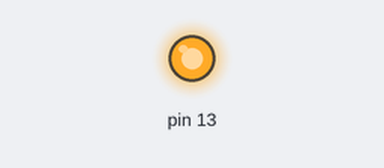
A sketch run on a simulated Arduino Uno, built with avr-gcc and run on an emulated ATmega328P. On the bench: output pins drawn as LEDs (lit = HIGH). What the sketch prints to the serial monitor is not drawn.

Above: at 2.0 s.
At 4.07 s:
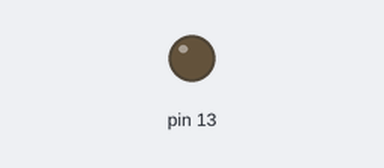
Timing chart, 0 to 4.5 s (numbered marks = the images above):
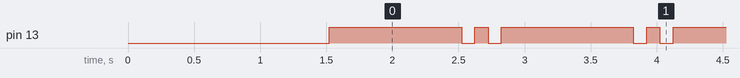

Measured:
- by itself, pin 13: repeats every 1.3 s: LOW 0.10 s, HIGH 0.10 s, LOW 0.10 s, HIGH 1.0 s
- by itself, everything shown: repeats every 1.3 s, in 4 steps

The sketch:

log_read2.ino
```cpp
//ÈÕÖ¾2¶ÁÈ¡£¬ÒÔÏÂ==================================================================================================================
//==================================================================================================================
//==================================================================================================================
//×¢Òâarduino UNO °å¿ÉÒÔ´æ´¢1kbµÄÊý¾Ý
#include <EEPROM.h>
//µÚÒ»¸öµØÖ·£¬Ã¿¸öµØÖ·¿ÉÒÔ´æ´¢0-255×Ö½ÚµÄÖµ
int addr = 0;


//¶¨ÒåÈÕÖ¾¸ñÊ½
struct MyObject {
    long time_record;
    int angle;
};

void re_record(){
    MyObject luru;
    Serial.begin(9600);
    addr = 0;
    for(;addr<1015;){
        EEPROM.get(addr,luru);
        Serial.print(luru.time_record);
        Serial.print(" : ");
        Serial.println(luru.angle);
        addr += sizeof(MyObject);
    }
}

void setup(){
    pinMode(13,OUTPUT);
    re_record();
}
void loop(){
    digitalWrite(13,HIGH);
    delay(1000);
    digitalWrite(13,LOW);
    delay(100);
    digitalWrite(13,HIGH);
    delay(100);
    digitalWrite(13,LOW);
    delay(100);
}

//ÈÕÖ¾2¶ÁÈ¡£¬ÒÔÉÏ==================================================================================================================
//==================================================================================================================
//==================================================================================================================
```
